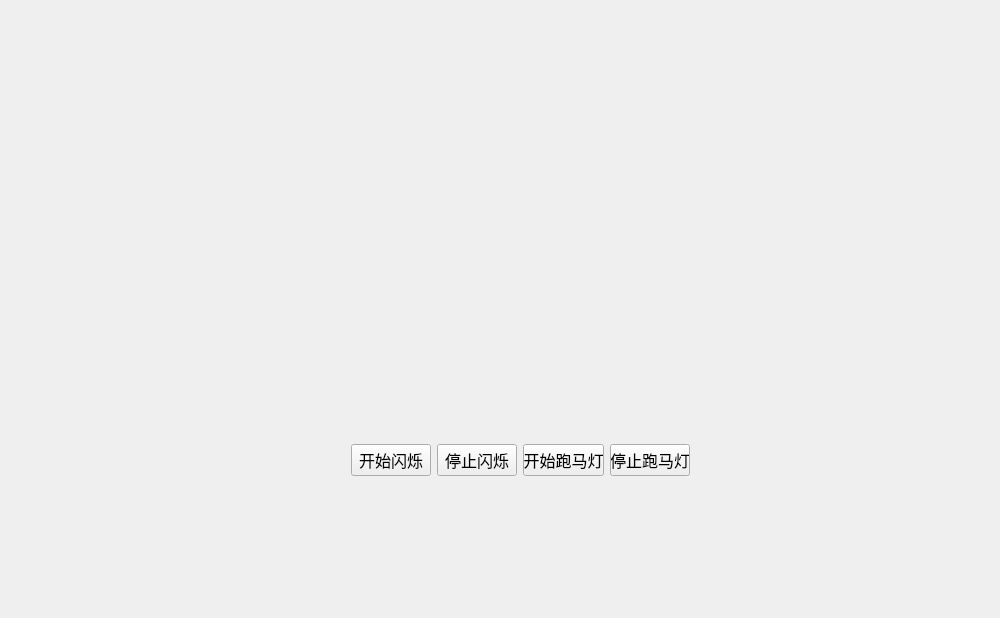
<?xml version="1.0" encoding="UTF-8"?>
<ui version="4.0">
 <class>ledsimulation</class>
 <widget class="QWidget" name="ledsimulation">
  <property name="geometry">
   <rect>
    <x>0</x>
    <y>0</y>
    <width>1000</width>
    <height>618</height>
   </rect>
  </property>
  <property name="windowTitle">
   <string>ledsimulation</string>
  </property>
  <widget class="QPushButton" name="closeBtn">
   <property name="geometry">
    <rect>
     <x>960</x>
     <y>0</y>
     <width>40</width>
     <height>40</height>
    </rect>
   </property>
   <property name="text">
    <string/>
   </property>
   <property name="icon">
    <iconset resource="images.qrc">
     <normaloff>:/images/close3.png</normaloff>
     <normalon>:/images/close3.png</normalon>:/images/close3.png</iconset>
   </property>
   <property name="iconSize">
    <size>
     <width>60</width>
     <height>60</height>
    </size>
   </property>
   <property name="flat">
    <bool>true</bool>
   </property>
  </widget>
  <widget class="QWidget" name="">
   <property name="geometry">
    <rect>
     <x>180</x>
     <y>150</y>
     <width>661</width>
     <height>151</height>
    </rect>
   </property>
   <layout class="QHBoxLayout" name="horizontalLayout">
    <item>
     <widget class="QLabel" name="label">
      <property name="text">
       <string/>
      </property>
      <property name="pixmap">
       <pixmap resource="images.qrc">:/images/LEDoff.png</pixmap>
      </property>
      <property name="scaledContents">
       <bool>true</bool>
      </property>
     </widget>
    </item>
    <item>
     <widget class="QLabel" name="label_2">
      <property name="text">
       <string/>
      </property>
      <property name="pixmap">
       <pixmap resource="images.qrc">:/images/LEDoff.png</pixmap>
      </property>
      <property name="scaledContents">
       <bool>true</bool>
      </property>
     </widget>
    </item>
    <item>
     <widget class="QLabel" name="label_3">
      <property name="text">
       <string/>
      </property>
      <property name="pixmap">
       <pixmap resource="images.qrc">:/images/LEDoff.png</pixmap>
      </property>
      <property name="scaledContents">
       <bool>true</bool>
      </property>
     </widget>
    </item>
    <item>
     <widget class="QLabel" name="label_4">
      <property name="text">
       <string/>
      </property>
      <property name="pixmap">
       <pixmap resource="images.qrc">:/images/LEDoff.png</pixmap>
      </property>
      <property name="scaledContents">
       <bool>true</bool>
      </property>
     </widget>
    </item>
    <item>
     <widget class="QLabel" name="label_5">
      <property name="text">
       <string/>
      </property>
      <property name="pixmap">
       <pixmap resource="images.qrc">:/images/LEDoff.png</pixmap>
      </property>
      <property name="scaledContents">
       <bool>true</bool>
      </property>
     </widget>
    </item>
    <item>
     <widget class="QLabel" name="label_6">
      <property name="text">
       <string/>
      </property>
      <property name="pixmap">
       <pixmap resource="images.qrc">:/images/LEDoff.png</pixmap>
      </property>
      <property name="scaledContents">
       <bool>true</bool>
      </property>
     </widget>
    </item>
    <item>
     <widget class="QLabel" name="label_7">
      <property name="text">
       <string/>
      </property>
      <property name="pixmap">
       <pixmap resource="images.qrc">:/images/LEDoff.png</pixmap>
      </property>
      <property name="scaledContents">
       <bool>true</bool>
      </property>
     </widget>
    </item>
    <item>
     <widget class="QLabel" name="label_8">
      <property name="text">
       <string/>
      </property>
      <property name="pixmap">
       <pixmap resource="images.qrc">:/images/LEDoff.png</pixmap>
      </property>
      <property name="scaledContents">
       <bool>true</bool>
      </property>
     </widget>
    </item>
   </layout>
  </widget>
  <widget class="QWidget" name="">
   <property name="geometry">
    <rect>
     <x>340</x>
     <y>430</y>
     <width>361</width>
     <height>61</height>
    </rect>
   </property>
   <layout class="QHBoxLayout" name="horizontalLayout_2">
    <item>
     <widget class="QPushButton" name="twinkleStrBtn">
      <property name="font">
       <font>
        <family>微软雅黑</family>
        <pointsize>12</pointsize>
        <weight>50</weight>
        <bold>false</bold>
       </font>
      </property>
      <property name="text">
       <string>开始闪烁</string>
      </property>
     </widget>
    </item>
    <item>
     <widget class="QPushButton" name="twinkleStpBtn">
      <property name="font">
       <font>
        <family>微软雅黑</family>
        <pointsize>12</pointsize>
        <weight>50</weight>
        <bold>false</bold>
       </font>
      </property>
      <property name="text">
       <string>停止闪烁</string>
      </property>
     </widget>
    </item>
    <item>
     <widget class="QPushButton" name="pushButton_3">
      <property name="font">
       <font>
        <family>微软雅黑</family>
        <pointsize>12</pointsize>
        <weight>50</weight>
        <bold>false</bold>
       </font>
      </property>
      <property name="text">
       <string>开始跑马灯</string>
      </property>
     </widget>
    </item>
    <item>
     <widget class="QPushButton" name="pushButton_4">
      <property name="font">
       <font>
        <family>微软雅黑</family>
        <pointsize>12</pointsize>
       </font>
      </property>
      <property name="text">
       <string>停止跑马灯</string>
      </property>
     </widget>
    </item>
   </layout>
  </widget>
 </widget>
 <layoutdefault spacing="6" margin="11"/>
 <resources>
  <include location="images.qrc"/>
 </resources>
 <connections/>
</ui>
